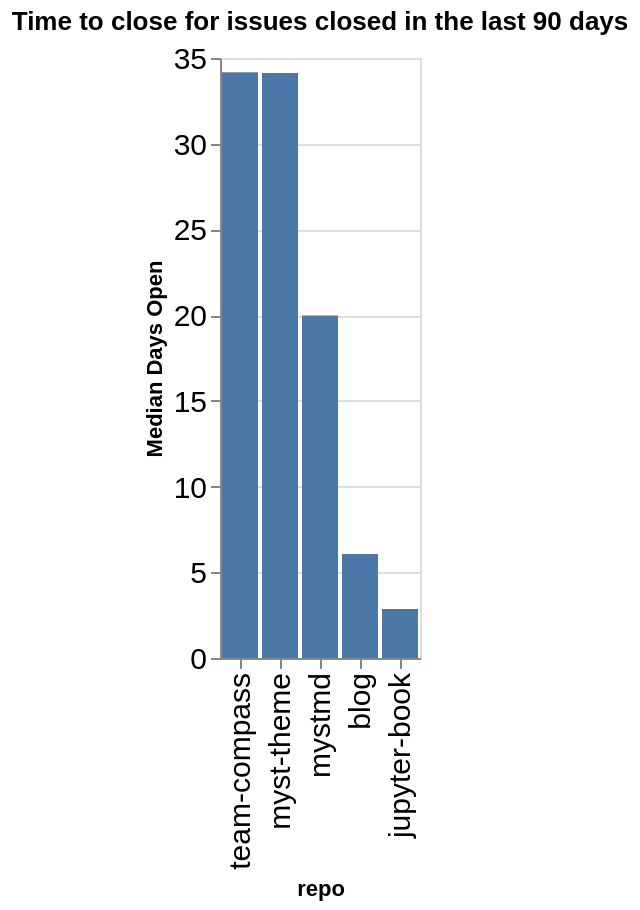

Notebook source saved alongside this figure:
### Code cell
time_open = closed.groupby(['org', 'repo']).agg({'time_open': 'median'}).reset_index()
time_open['time_open'] = time_open['time_open'] / (60 * 60 * 24)
time_open['org/repo'] = time_open.apply(lambda a: a['org'] + '/' + a['repo'], axis=1)
sorted_vals = time_open.sort_values(['org', 'time_open'], ascending=False)['repo'].values
alt.Chart(data=time_open, title=f"Time to close for issues closed in the last {n_days} days").mark_bar().encode(
    x=alt.X('repo', sort=alt.Sort(sorted_vals.tolist())),
    y=alt.Y('time_open', title="Median Days Open"),
)

### Figure 1 — Vega-Lite specification as saved in the notebook (floating-point values rounded to 4 significant figures)
{"config": {"axisLeft": {"labelFontSize": 15}, "axisBottom": {"labelFontSize": 15}}, "data": {"name": "data-e37a5634fcbb6d992b039600e3c28307"}, "mark": {"type": "bar"}, "encoding": {"x": {"field": "repo", "sort": ["team-compass", "myst-theme", "mystmd", "blog", "jupyter-book"], "type": "nominal"}, "y": {"field": "time_open", "title": "Median Days Open", "type": "quantitative"}}, "title": "Time to close for issues closed in the last 90 days", "$schema": "https://vega.github.io/schema/vega-lite/v5.20.1.json", "datasets": {"data-e37a5634fcbb6d992b039600e3c28307": [{"org": "jupyter-book", "repo": "blog", "time_open": 6.07, "org/repo": "jupyter-book/blog"}, {"org": "jupyter-book", "repo": "jupyter-book", "time_open": 2.851, "org/repo": "jupyter-book/jupyter-book"}, {"org": "jupyter-book", "repo": "myst-theme", "time_open": 34.13, "org/repo": "jupyter-book/myst-theme"}, {"org": "jupyter-book", "repo": "mystmd", "time_open": 19.98, "org/repo": "jupyter-book/mystmd"}, {"org": "jupyter-book", "repo": "team-compass", "time_open": 34.17, "org/repo": "jupyter-book/team-compass"}]}}
